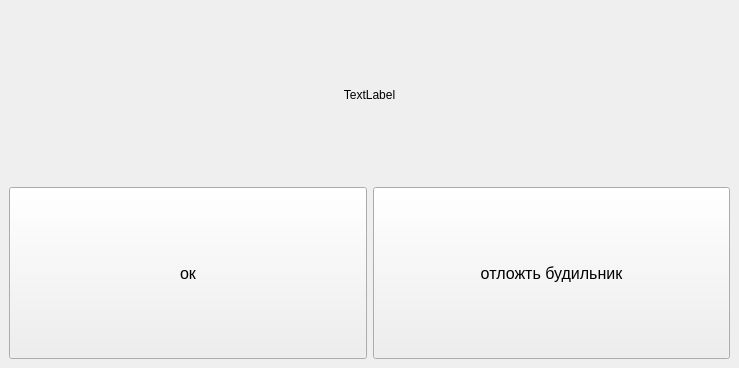
<?xml version="1.0" encoding="UTF-8"?>
<ui version="4.0">
 <class>MainWindow</class>
 <widget class="QMainWindow" name="MainWindow">
  <property name="geometry">
   <rect>
    <x>0</x>
    <y>0</y>
    <width>739</width>
    <height>368</height>
   </rect>
  </property>
  <property name="windowTitle">
   <string>MainWindow</string>
  </property>
  <widget class="QWidget" name="centralwidget">
   <layout class="QVBoxLayout" name="verticalLayout">
    <item>
     <widget class="QLabel" name="label">
      <property name="text">
       <string>TextLabel</string>
      </property>
      <property name="alignment">
       <set>Qt::AlignCenter</set>
      </property>
     </widget>
    </item>
    <item>
     <layout class="QHBoxLayout" name="horizontalLayout">
      <item>
       <widget class="QPushButton" name="ok_button">
        <property name="sizePolicy">
         <sizepolicy hsizetype="Minimum" vsizetype="Ignored">
          <horstretch>0</horstretch>
          <verstretch>0</verstretch>
         </sizepolicy>
        </property>
        <property name="font">
         <font>
          <pointsize>12</pointsize>
         </font>
        </property>
        <property name="text">
         <string>ок</string>
        </property>
       </widget>
      </item>
      <item>
       <widget class="QPushButton" name="snooze_button">
        <property name="sizePolicy">
         <sizepolicy hsizetype="Minimum" vsizetype="Ignored">
          <horstretch>0</horstretch>
          <verstretch>0</verstretch>
         </sizepolicy>
        </property>
        <property name="font">
         <font>
          <pointsize>12</pointsize>
         </font>
        </property>
        <property name="text">
         <string>отложть будильник</string>
        </property>
       </widget>
      </item>
     </layout>
    </item>
   </layout>
  </widget>
 </widget>
 <resources/>
 <connections/>
</ui>
